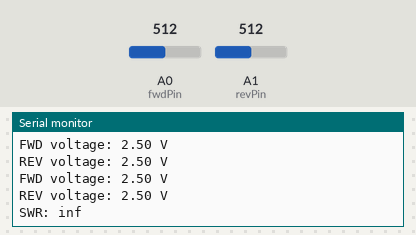
Simulated run of this sketch. Board: Arduino Uno, built with avr-gcc and run on an emulated ATmega328P. Shown: the last lines printed to the serial monitor. Inputs (shaded band) come from the test bench; at power-on: A0 (fwdPin) = 512, A1 (revPin) = 512.

Above: at 2.8 s.
2.9 s: A0 (fwdPin) set to 716
At 4.9 s:
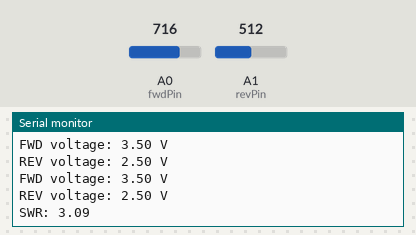
7.7 s: A1 (revPin) set to 716
At 8.9 s:
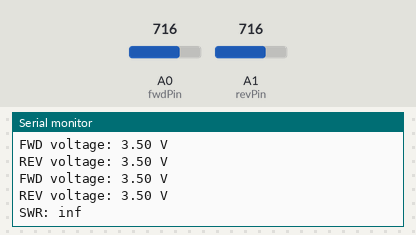
10.5 s: A0 (fwdPin) set to 900
At 12.9 s:
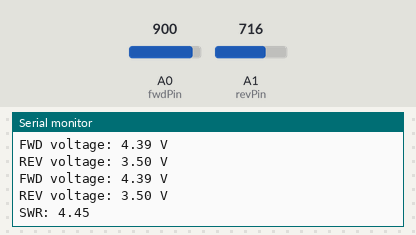
13.3 s: A1 (revPin) set to 900
At 15.5 s:
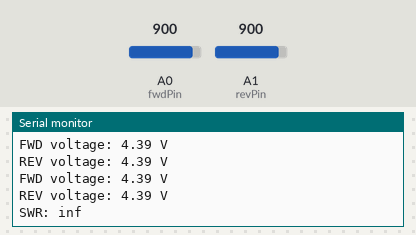
Timing chart, 0 to 17.0 s (numbered marks = the images above; inputs shaded):
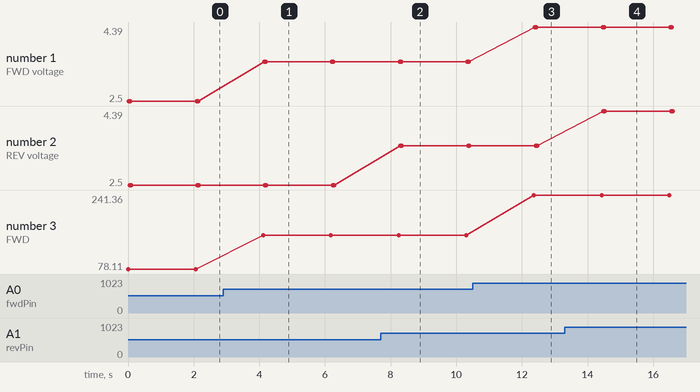

Measured:
- after the input at 2.9 s, the serial monitor: prints a new line after 1.2 s (image 1)
- after the input at 7.7 s, the serial monitor: prints a new line after 0.56 s (image 2)
- after the input at 10.5 s, the serial monitor: prints a new line after 1.9 s (image 3)
- after the input at 13.3 s, the serial monitor: prints a new line after 1.1 s (image 4)
- plotted number 1: 2.5 → 3.5 after the input at 2.9 s, 3.5 → 4.39 after the input at 10.5 s
- plotted number 3: 78.11 → 152.76 after the input at 2.9 s, 152.76 → 241.36 after the input at 10.5 s

The sketch:

wavenode.ino
```cpp
// Interface code to read power values from Wavenode HF-1/UHF-1 sensor

int fwdPin = A0; // analog pin 0 connected to pin 3 (FWD) of 6-pin mini din
int revPin = A1; // analog pin 1 connected to pin 5 (REV) of 6-pin mini din

int raw_adc_fwd,raw_adc_rev; // variables to store the raw 10-bit adc values

float v_fwd,v_rev,pwr_fwd,pwr_rev,vswr,gamma; // variables for voltage and power (W) values

void setup() {
  // put your setup code here, to run once:
  Serial.begin(9600); // start uart at 9600 baud


}

void loop() {
  // put your main code here, to run repeatedly:

    // Get value from ADC
    raw_adc_fwd = analogRead(fwdPin);
    raw_adc_rev = analogRead(revPin);

    // convert ADC to voltage
    v_fwd = (5.0 * raw_adc_fwd) / 1024;
    v_rev = (5.0 * raw_adc_rev) / 1024;

    // Convert ADC to voltage
    // based on cal table https://wavenodedevelop.com/wp-content/uploads/2017/12/power_cal_3.pdf

    pwr_fwd = (0.00107+ (-0.00822 * v_fwd) + (12.5 * pow(v_fwd,2)));
    pwr_rev = (0.00107+ (-0.00822 * v_rev) + (12.5 * pow(v_rev,2)));

    // calculate VSWR
    gamma = pwr_rev/pwr_fwd;
    vswr = (1+gamma)/(1-gamma);

    // output to serial terminal
    Serial.print("FWD: ");
    Serial.print(pwr_fwd);
    Serial.print(" W\r\n");
    Serial.print("REV: ");
    Serial.print(pwr_rev);
    Serial.print(" W\r\n");

    Serial.print("FWD voltage: ");
    Serial.print(v_fwd);
    Serial.print(" V\r\n");
    Serial.print("REV voltage: ");
    Serial.print(v_rev);
    Serial.print(" V\r\n");

    Serial.print("FWD voltage: ");
    Serial.print(v_fwd);
    Serial.print(" V\r\n");
    Serial.print("REV voltage: ");
    Serial.print(v_rev);
    Serial.print(" V\r\n");

    Serial.print("SWR: ");
    Serial.print(vswr);
    Serial.print("\r\n");

    delay(2000);
}
```
